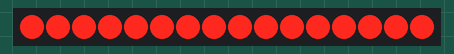
Simulated run of this sketch. Board: Arduino Uno, built with avr-gcc and run on an emulated ATmega328P. Shown: 16 shift-register outputs drawn as a row of LEDs (first output left, lit = HIGH). Wiring (inferred from the names in the program): 2 × shift register (74HC595): data pin 11; shift clock pin 12; latch pin 10. Wiring (inferred from the signals the program sends): row of LEDs: on Q0, Q1, Q2, Q3, Q4, Q5, Q6, Q7, Q8, Q9, Q10, Q11, Q12, Q13, Q14, Q15.

Above: at 0.1 s.
At 39.33 s:
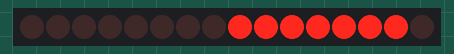
Timing chart, 0 to 40.0 s (numbered marks = the images above):
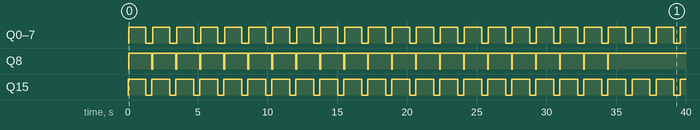

Measured:
- by itself, Q0–7: alternates HIGH for 1.2 s and LOW for 0.48 s
- by itself, Q8: alternates HIGH for 1.7 s and LOW for 0.04 s, 41 changes in all, then stays HIGH
- by itself, Q15: alternates HIGH for 1.3 s and LOW for 0.44 s

The sketch:

LESSON20.ino
```cpp
int latchPin = 10;
int clockPin = 12;
int dataPin = 11;

unsigned char table1[8][8] =       //大“心型”的数据
{
  0,0,0,0,0,0,0,0,
  0,1,1,0,0,1,1,0,
  1,1,1,1,1,1,1,1,
  1,1,1,1,1,1,1,1,
  1,1,1,1,1,1,1,1,
  0,1,1,1,1,1,1,0,
  0,0,1,1,1,1,0,0,
  0,0,0,1,1,0,0,0,
};

int table[] = { 0x55, 0x55, 0x11, 0x44, 0x5, 0x50, 0x1, 0x40, 0x51, 0x45, 0x11, 0x44, 0x11, 0x44, 0x55, 0x55 };

void setup() {
  // put your setup code here, to run once:
  pinMode(latchPin, OUTPUT);
  pinMode(clockPin, OUTPUT);
  pinMode(dataPin, OUTPUT);
}

void loop() {
  int a = 0x01;
/*
  digitalWrite(latchPin, LOW);
    shiftOut(dataPin, clockPin, MSBFIRST, ~0x01); //先选择列
    shiftOut(dataPin, clockPin, MSBFIRST, 0xf1); //再送行数据
    digitalWrite(latchPin, HIGH);*/

    /*for (int i = 0; i < 8; i++){
      digitalWrite(latchPin, LOW);
      shiftOut(dataPin, clockPin, MSBFIRST, ~(a<<i)); //先选择列
      shiftOut(dataPin, clockPin, MSBFIRST, a<<i); //再送行数据
      digitalWrite(latchPin, HIGH);
    }*/
    for (int k = 0; k < 125; k++){
      for (int i = 0; i < 8; i++){
      int temp = 0;
      for (int j = 0; j < 8; j++){
        temp = temp * 2 + table1[i][j];
      }
      digitalWrite(latchPin, LOW);
      shiftOut(dataPin, clockPin, MSBFIRST, ~(0x01<<i)); //先选择列
      shiftOut(dataPin, clockPin, MSBFIRST, temp); //再送行数据
      digitalWrite(latchPin, HIGH);
      delay(1);
    }
    }
    for (int i = 0; i < 8; i++){
      digitalWrite(latchPin, LOW);
      shiftOut(dataPin, clockPin, MSBFIRST, ~(0x01<<i)); //先选择列
      shiftOut(dataPin, clockPin, MSBFIRST, 0x00); //再送行数据
      digitalWrite(latchPin, HIGH);
    }
    delay(500);
}
```
